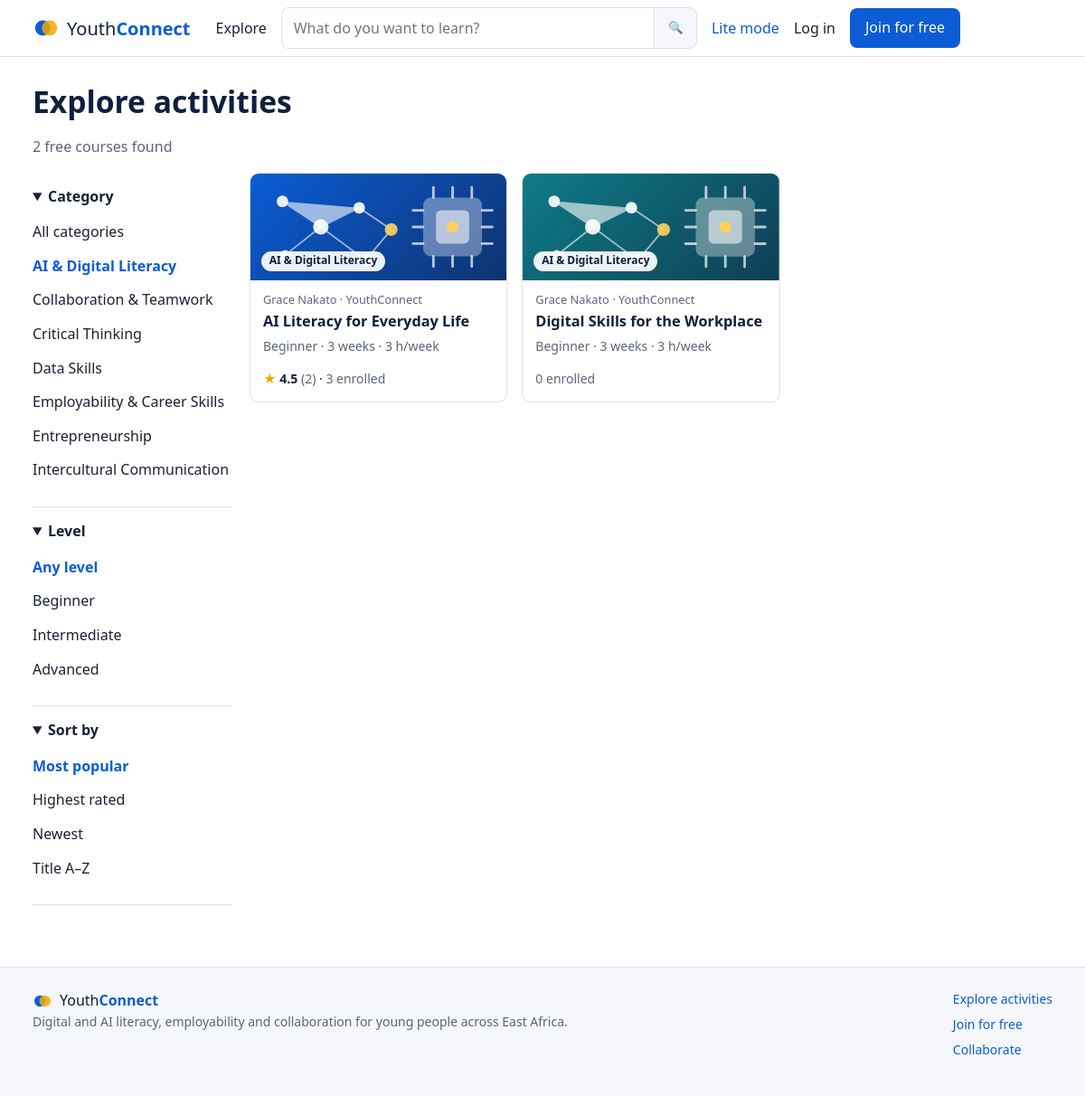
Before: /courses?category=ai-digital-literacy with the older database file.
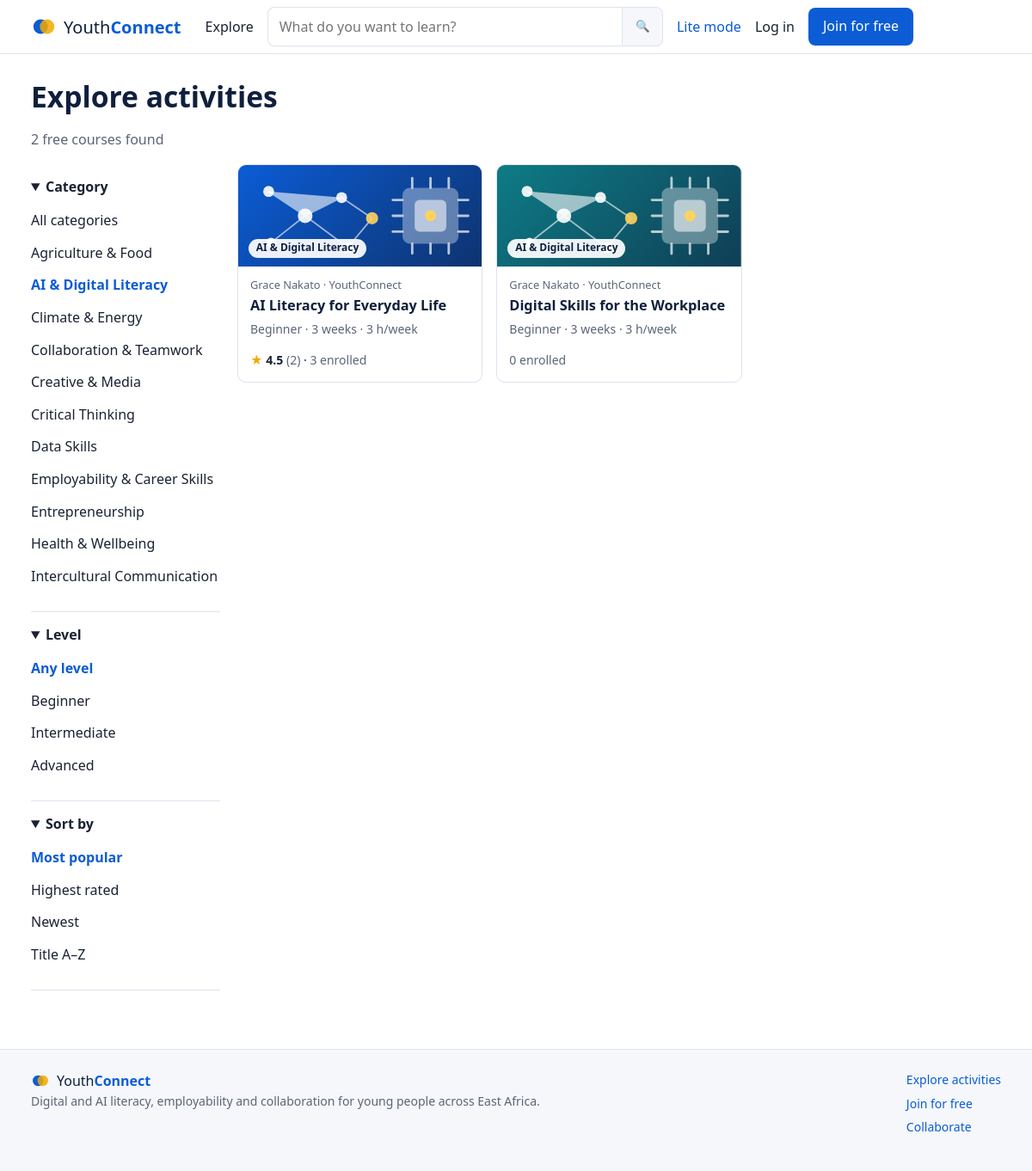
After: the same page with the newer database file.
### tables this page shows
CREATE TABLE `categories` (
  `id` int(10) unsigned NOT NULL AUTO_INCREMENT,
  `name` varchar(80) NOT NULL,
  `slug` varchar(80) NOT NULL,
  PRIMARY KEY (`id`),
  UNIQUE KEY `slug` (`slug`)
);

CREATE TABLE `courses` (
  `id` int(10) unsigned NOT NULL AUTO_INCREMENT,
  `category_id` int(10) unsigned NOT NULL,
  `owner_id` int(10) unsigned NOT NULL,
  `title` varchar(160) NOT NULL,
  `slug` varchar(180) NOT NULL,
  `summary` varchar(300) NOT NULL,
  `description` text NOT NULL,
  `what_you_learn` text NOT NULL,
  `skills` varchar(300) DEFAULT NULL,
  `level` enum('Beginner','Intermediate','Advanced') NOT NULL DEFAULT 'Beginner',
  `hours_per_week` tinyint(3) unsigned NOT NULL DEFAULT 3,
  `language` varchar(40) NOT NULL DEFAULT 'English',
  `color` varchar(7) NOT NULL DEFAULT '#0b5cd5',
  `has_certificate` tinyint(1) NOT NULL DEFAULT 1,
  `pass_mark` tinyint(3) unsigned NOT NULL DEFAULT 70,
  `status` enum('draft','published','archived') NOT NULL DEFAULT 'draft',
  `created_at` datetime NOT NULL DEFAULT current_timestamp(),
  `updated_at` datetime NOT NULL DEFAULT current_timestamp() ON UPDATE current_timestamp(),
  PRIMARY KEY (`id`),
  UNIQUE KEY `slug` (`slug`),
  KEY `idx_status` (`status`),
  KEY `idx_cat` (`category_id`),
  KEY `fk_course_owner` (`owner_id`),
  FULLTEXT KEY `ft_courses` (`title`,`summary`,`skills`),
  CONSTRAINT `fk_course_cat` FOREIGN KEY (`category_id`) REFERENCES `categories` (`id`),
  CONSTRAINT `fk_course_owner` FOREIGN KEY (`owner_id`) REFERENCES `users` (`id`)
);

CREATE TABLE `users` (
  `id` int(10) unsigned NOT NULL AUTO_INCREMENT,
  `name` varchar(120) NOT NULL,
  `email` varchar(190) NOT NULL,
  `password_hash` varchar(255) NOT NULL,
  `google_id` varchar(40) DEFAULT NULL,
  `role` enum('participant','facilitator','mentor','stakeholder','admin') NOT NULL DEFAULT 'participant',
  `status` enum('active','suspended') NOT NULL DEFAULT 'active',
  `level2_override` tinyint(1) NOT NULL DEFAULT 0,
  `created_at` datetime NOT NULL DEFAULT current_timestamp(),
  `last_login_at` datetime DEFAULT NULL,
  PRIMARY KEY (`id`),
  UNIQUE KEY `email` (`email`),
  UNIQUE KEY `google_id` (`google_id`),
  KEY `idx_role` (`role`)
);

### app/Core/Controller.php (called while the page is built, shortened)
<?php
abstract class Controller
{
    protected function view(string $view, array $data = [], int $status = 200): void
    {
        $data += ['title' => config('app.name')];
        View::render($view, $data);
    }
}

### app/Controllers/CourseController.php (called while the page is built, shortened)
<?php
class CourseController extends Controller
{
    public function index(): void
    {
        $cat = (string)($_GET['category'] ?? '');
        $sort = isset(self::SORTS[$_GET['sort'] ?? '']) ? $_GET['sort'] : 'popular';
        $page = max(1, (int)($_GET['page'] ?? 1));
        $per = 12;
        $where = []; $params = [];
        if ($cat !== '') { $where[] = 'cat.slug = ?'; $params[] = $cat; }
        $w = implode(' AND ', $where);
        $courses = Courses::cards($w, $params, self::SORTS[$sort], $per, ($page - 1) * $per);
        $categories = DB::all('SELECT * FROM categories ORDER BY name');
        $this->view('courses/index', compact('courses', 'categories', 'q', 'cat', 'level', 'sort', 'page', 'total', 'per') + ['title' => 'Explore activities']);
    }
}

### public/index.php (called while the page is built, shortened)
<?php
$router = new App\Core\Router();
$router->dispatch();

### app/Core/DB.php (called while the page is built, shortened)
<?php
class DB
{
    private static ?PDO $pdo = null;
    public static function pdo(): PDO
    {
        if (self::$pdo === null) {
            $c = config('db');
            $dsn = "mysql:host={$c['host']};port={$c['port']};dbname={$c['name']};charset=utf8mb4";
            $opts = [
                PDO::ATTR_ERRMODE            => PDO::ERRMODE_EXCEPTION,
                PDO::ATTR_DEFAULT_FETCH_MODE => PDO::FETCH_ASSOC,
                PDO::ATTR_EMULATE_PREPARES   => false,
            ];
            self::$pdo = new PDO($dsn, $c['user'], $c['pass'], $opts);
            self::$pdo->exec("SET time_zone = '" . date('P') . "'");
        }
        return self::$pdo;
    }
    public static function all(string $sql, array $p = []): array
    {
        $st = self::pdo()->prepare($sql);
        $st->execute($p);
        return $st->fetchAll();
    }
}

### app/Services/Courses.php (called while the page is built, shortened)
<?php
class Courses
{
    public static function cards(string $where, array $params, string $order = 'enrolled DESC', int $limit = 12, int $offset = 0): array
    {
        $sql = self::CARD_SQL . 'WHERE c.status = \'published\' ' . ($where ? "AND $where " : '')
             . "ORDER BY $order, c.id DESC LIMIT " . (int)$limit . ' OFFSET ' . (int)$offset;
        return DB::all($sql, $params);
    }
}

### app/helpers.php (called while the page is built, shortened)
<?php
function config(string $key, $default = null)
{
    static $cfg = null;
    if ($cfg === null) $cfg = require BASE_PATH . '/config/config.php';
    $v = $cfg;
    foreach (explode('.', $key) as $part) {
        $v = $v[$part];
    }
    return $v;
}
function e($v): string
{
    return htmlspecialchars((string)$v, ENT_QUOTES | ENT_SUBSTITUTE, 'UTF-8');
}
function base_path(): string
{
    static $b = null;
    if ($b === null) {
        $cfg = config('app.base_path');
        if ($cfg !== null && $cfg !== '') {
            $b = rtrim((string)$cfg, '/');
        } else {
            $dir = str_replace('\\', '/', dirname($_SERVER['SCRIPT_NAME'] ?? '/'));
            $dir = preg_replace('#/public$#', '', $dir);
            $b = rtrim($dir, '/');
        }
    }
    return $b;
}
function url(string $path = ''): string
{
    return base_path() . '/' . ltrim($path, '/');
}
function stars(float $r): string
{
    return number_format($r, 1);
}
function lite_mode(): bool
{
    return ($_SERVER['HTTP_SAVE_DATA'] ?? '') === 'on';
}
function course_art(?string $categorySlug): string
{
    static $known = ['agriculture-food', 'health-wellbeing', 'climate-energy', 'entrepreneurship', 'creative-media', 'data-skills',
        'ai-digital-literacy', 'critical-thinking', 'intercultural-communication', 'collaboration-teamwork', 'employability-career-skills'];
    return in_array($categorySlug, $known, true) ? $categorySlug : 'default';
}
function course_cover_url(array $course): ?string
{
    if (empty($course['cover_path']) || lite_mode()) return null;
    return url('media/course/' . (int)($course['course_id'] ?? $course['id']) . '/cover') . '?v=' . substr(md5($course['cover_path']), 0, 8);
}

### app/Views/courses/index.php (the view, shortened to what the rows shown need)
<?php
$qs = function (array $over = []) use ($q, $cat, $level, $sort) {
    $p = array_filter(['q' => $q, 'category' => $cat, 'level' => $level, 'sort' => $sort === 'popular' ? '' : $sort], 'strlen');
    foreach ($over as $k => $v) { if ($v === '' || $v === null) unset($p[$k]); else $p[$k] = $v; }
    return url('courses') . ($p ? '?' . http_build_query($p) : '');
};
?>
<section class="container section">
  <h1><?= $q !== '' ? 'Results for "' . e($q) . '"' : 'Explore activities' ?></h1>
  <p class="muted"><?= number_format($total) ?> free course<?= $total == 1 ? '' : 's' ?> found</p>
  <div class="layout-filter">
    <aside class="filters" aria-label="Filters">
      <details open>
        <summary>Category</summary>
        <ul class="plain">
          <li><a class="<?= $cat === '' ? 'on' : '' ?>" href="<?= e($qs(['category' => '', 'page' => ''])) ?>">All categories</a></li>
          <?php foreach ($categories as $c): ?><li><a class="<?= $cat === $c['slug'] ? 'on' : '' ?>" href="<?= e($qs(['category' => $c['slug']])) ?>"><?= e($c['name']) ?></a></li><?php endforeach; ?>
        </ul>
      </details>
      <details open>
        <summary>Level</summary>
        <ul class="plain">
          <li><a class="<?= $level === '' ? 'on' : '' ?>" href="<?= e($qs(['level' => ''])) ?>">Any level</a></li>
          <?php foreach (['Beginner', 'Intermediate', 'Advanced'] as $l): ?><li><a class="<?= $level === $l ? 'on' : '' ?>" href="<?= e($qs(['level' => $l])) ?>"><?= e($l) ?></a></li><?php endforeach; ?>
        </ul>
      </details>
      <details open>
        <summary>Sort by</summary>
        <ul class="plain">
          <?php foreach (['popular' => 'Most popular', 'rating' => 'Highest rated', 'newest' => 'Newest', 'title' => 'Title A–Z'] as $k => $label): ?>
            <li><a class="<?= $sort === $k ? 'on' : '' ?>" href="<?= e($qs(['sort' => $k === 'popular' ? '' : $k])) ?>"><?= e($label) ?></a></li>
          <?php endforeach; ?>
        </ul>
      </details>
    </aside>
    <div>
      <?php if (!$courses): ?>
        <div class="empty">
          <h2>No courses match your search</h2>
          <p class="muted">Try a shorter search word, or clear the filters to see everything.</p>
          <a class="btn btn-primary" href="<?= e(url('courses')) ?>">Clear filters</a>
        </div>
      <?php else: ?>
        <div class="grid grid-3">
          <?php foreach ($courses as $c): ?><?php include BASE_PATH . '/app/Views/partials/course_card.php'; ?><?php endforeach; ?>
        </div>
      <?php endif; ?>
    </div>
  </div>
</section>

### app/Views/partials/course_card.php (shortened to what the rows shown need)
<article class="course-card">
  <a class="card-link" href="<?= e(url('course/' . $c['slug'])) ?>">
    <?php $small = false; include BASE_PATH . '/app/Views/partials/thumb.php'; ?>
    <div class="card-body">
      <p class="provider"><?= e($c['owner']) ?> · YouthConnect</p>
      <h3><?= e($c['title']) ?></h3>
      <p class="muted small"><?= e($c['level']) ?> · <?= (int)$c['weeks'] ?> week<?= $c['weeks'] == 1 ? '' : 's' ?> · <?= (int)$c['hours_per_week'] ?> h/week</p>
      <p class="rating small">
        <?php if ($c['reviews'] > 0): ?><span class="star">&#9733;</span> <strong><?= e(stars((float)$c['rating'])) ?></strong> <span class="muted">(<?= (int)$c['reviews'] ?>)</span> ·<?php endif; ?>
        <span class="muted"><?= number_format((int)$c['enrolled']) ?> enrolled</span>
      </p>
    </div>
  </a>
</article>

### app/Views/partials/thumb.php (shortened to what the rows shown need)
<?php
$cover = course_cover_url($c);
?>
<div class="thumb<?= !empty($small) ? ' thumb-sm' : '' ?> art-<?= e(course_art($c['category_slug'] ?? null)) ?><?= $cover ? ' has-cover' : '' ?>" style="--c:<?= e($c['color']) ?>">
  <span class="thumb-cat"><?= e($c['category']) ?></span>
</div>

### app/Core/Router.php (shortened to what the rows shown need)
<?php
class Router
{
    private array $routes = [];
    private function add(string $method, string $pattern, array $handler, array $mw): void
    {
        $regex = preg_replace_callback('#\{(\w+)\}#', function ($m) {
            return $m[1] === 'id' || substr($m[1], -2) === 'Id' ? '(?P<' . $m[1] . '>\d+)' : '(?P<' . $m[1] . '>[A-Za-z0-9_-]+)';
        }, $pattern);
        $this->routes[] = [$method, '#^' . $regex . '$#', $handler, $mw];
    }
    public function dispatch(): void
    {
        $path = Request::path();
        foreach ($this->routes as [$m, $regex, $handler, $mw]) {
            if (!preg_match($regex, $path, $matches)) continue;
            $params = array_filter($matches, 'is_string', ARRAY_FILTER_USE_KEY);
            [$class, $action] = $handler;
            $controller = new $class();
            $controller->$action(...array_values($params));
            return;
        }
    }
}

Changed rows visible on the page:
added categories: name "Agriculture & Food"
added categories: name "Climate & Energy"
added categories: name "Creative & Media"
added categories: name "Health & Wellbeing"
